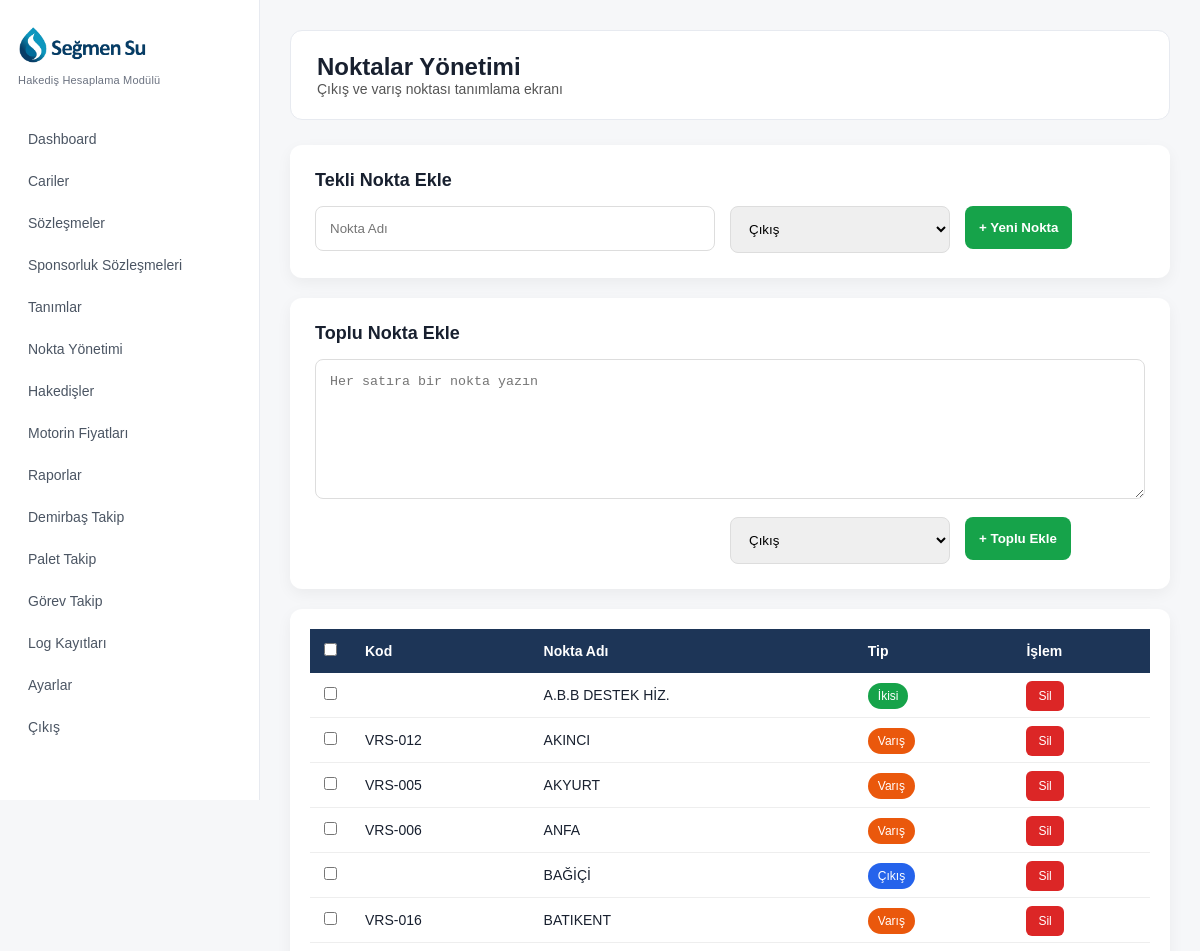
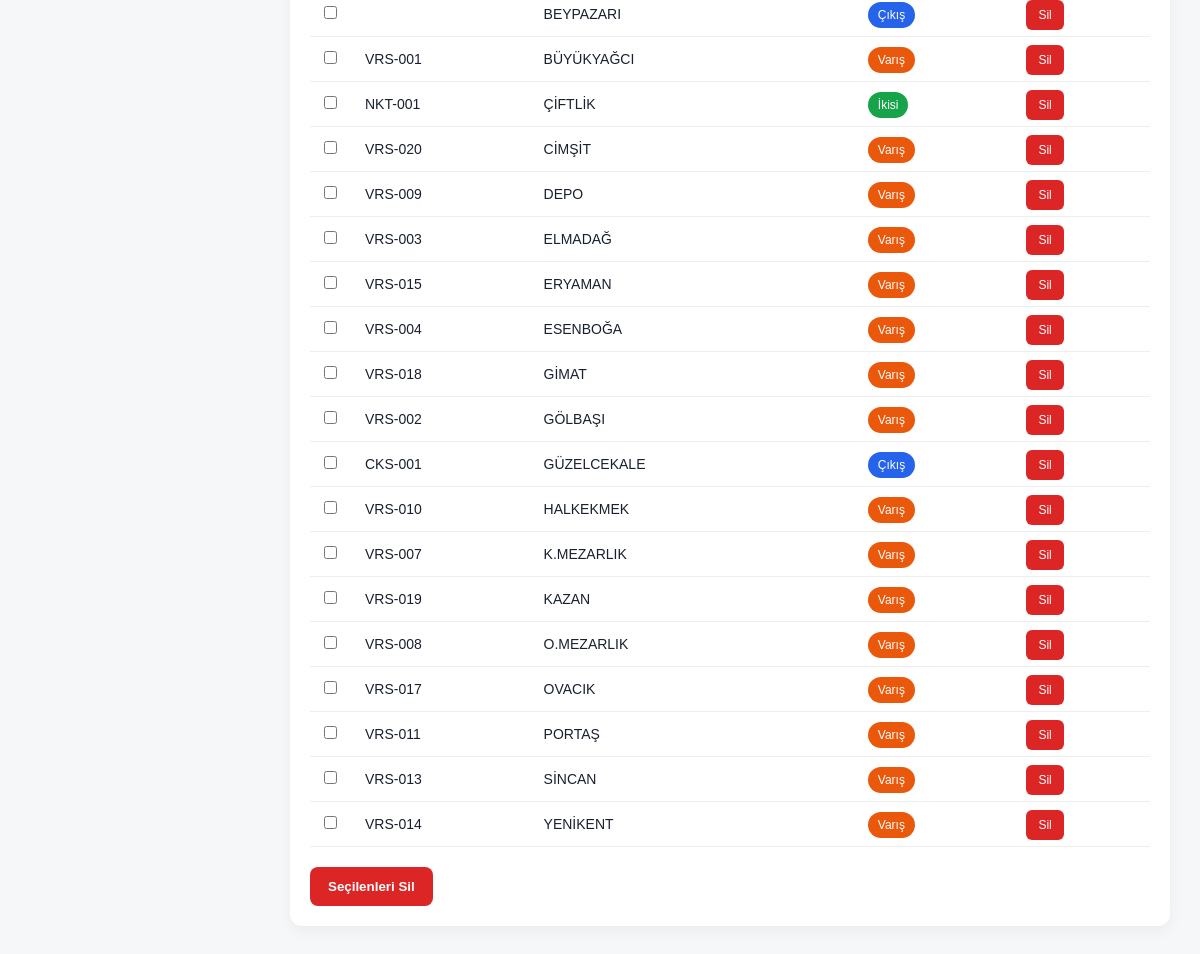
The app's page /noktalar.php (signed in) with its own data (2 pictures, top to bottom).
### tables this page shows
CREATE TABLE `noktalar` (
  `id` int(11) NOT NULL,
  `nokta_kodu` varchar(50) DEFAULT NULL,
  `nokta_adi` varchar(255) NOT NULL,
  `nokta_tipi` varchar(50) NOT NULL DEFAULT 'CIKIS',
  `tip` enum('cikis','varis','ikisi') DEFAULT 'ikisi',
  `aktif` tinyint(4) DEFAULT 1,
  `created_at` timestamp NOT NULL DEFAULT current_timestamp(),
  `durum` tinyint(1) NOT NULL DEFAULT 1
);

### noktalar.php (the view, shortened to what this page needs)
<?php
require_once __DIR__ . '/config/database.php';
$query = $db->query("
    SELECT *
    FROM noktalar
    ORDER BY nokta_adi ASC
");
$noktalar = $query->fetchAll(PDO::FETCH_ASSOC);
?>
<!DOCTYPE html>
<html lang="tr">
<head>
<link rel="stylesheet" href="assets/css/style.css">
</head>
<body>
<?php require_once __DIR__ . '/sidebar.php'; ?>
<div class="main">
    <div class="topbar">
        <h2>Noktalar Yönetimi</h2>
        <p>
            Çıkış ve varış noktası tanımlama ekranı
        </p>
    </div>
    <div class="form-box">
        <div class="section-title">
            Tekli Nokta Ekle
        </div>
        <form method="POST">
            <div class="form-row">
                <div>
                    <input
                        type="text"
                        name="nokta_adi"
                        placeholder="Nokta Adı"
                        required
                    >
                </div>
                <div>
                    <select name="tip">
                        <option value="cikis">
                            Çıkış
                        </option>
                    </select>
                </div>
                <div>
                    <button
                        type="submit"
                        name="ekle"
                    >
                        + Yeni Nokta
                    </button>
                </div>
            </div>
        </form>
    </div>
    <div class="form-box">
        <div class="section-title">
            Toplu Nokta Ekle
        </div>
        <form method="POST">
            <div style="margin-bottom:15px;">
                <textarea
                    name="toplu_noktalar"
                    placeholder="Her satıra bir nokta yazın"
                    required
                ></textarea>
            </div>
            <div class="form-row">
                <div></div>
                <div>
                    <select name="toplu_tip">
                        <option value="cikis">
                            Çıkış
                        </option>
                    </select>
                </div>
                <div>
                    <button
                        type="submit"
                        name="toplu_ekle"
                    >
                        + Toplu Ekle
                    </button>
                </div>
            </div>
        </form>
    </div>
    <div class="table-box">
        <form method="POST">
        <table>
            <thead>
                <tr>
                    <th width="40">
                        <input
                            type="checkbox"
                            onclick="
                                let c=document.querySelectorAll('.secim');
                                for(let i=0;i<c.length;i++){
                                    c[i].checked=this.checked;
                                }
                            "
                        >
                    </th>
                    <th>Kod</th>
                    <th>Nokta Adı</th>
                    <th>Tip</th>
                    <th>İşlem</th>
                </tr>
            </thead>
            <tbody>
            <?php foreach($noktalar as $nokta): ?>
                <tr>
                    <td>
                        <input
                            type="checkbox"
                            name="secili[]"
                            value="<?php echo $nokta['id']; ?>"
                            class="secim"
                        >
                    </td>
                    <td>
                        <?php echo $nokta['nokta_kodu']; ?>
                    </td>
                    <td>
                        <?php echo $nokta['nokta_adi']; ?>
                    </td>
                    <td>
                        <?php if($nokta['tip']=='cikis'): ?>
                            <span class="badge blue">
                                Çıkış
                            </span>
                        <?php elseif($nokta['tip']=='varis'): ?>
                            <span class="badge orange">
                                Varış
                            </span>
                        <?php else: ?>
                            <span class="badge green">
                                İkisi
                            </span>
                        <?php endif; ?>
                    </td>
                    <td>
                        <a
                            href="noktalar.php?sil=<?php echo $nokta['id']; ?>"
                            class="red-btn"
                            onclick="return confirm('Nokta silinsin mi?');"
                        >
                            Sil
                        </a>
                    </td>
                </tr>
            <?php endforeach; ?>
            </tbody>
        </table>
        <div style="margin-top:20px;">
            <button
                type="submit"
                name="toplu_sil"
                class="toplu-sil-btn"
                onclick="return confirm('Seçilen noktalar silinsin mi?');"
            >
                Seçilenleri Sil
            </button>
        </div>
        </form>
    </div>
</div>
</body>
</html>

### assets/css/style.css (style rules this page uses)
* { margin:0; padding:0; box-sizing:border-box; }
body { font-family:Arial, Helvetica, sans-serif; background:#f6f7f9; font-size:14px; color:#18202f; }
.main { margin-left:260px; padding:30px; }
.topbar { background:white; padding:22px 26px; border-radius:12px; border:1px solid #e7eaf0; box-shadow:none; margin-bottom:25px; }
.topbar h2 { font-size:24px; }
.topbar p { font-size:14px; color:#555; }

### noktalar.php (style rules this page uses)
.form-box { background:white; padding:25px; border-radius:12px; margin-bottom:20px; box-shadow:0 5px 15px rgba(0,0,0,.05); }
.form-row { display:grid; grid-template-columns:1fr 220px 180px; gap:15px; }
textarea { width:100%; min-height:140px; padding:14px; border:1px solid #ddd; border-radius:8px; resize:vertical; }
input, select { width:100%; padding:14px; border:1px solid #ddd; border-radius:8px; }
button { background:#16a34a; color:white; border:none; padding:14px; border-radius:8px; cursor:pointer; font-weight:bold; }
.table-box { background:white; padding:20px; border-radius:12px; box-shadow:0 5px 15px rgba(0,0,0,.05); }
table { width:100%; border-collapse:collapse; }
table th { background:#1d3557; color:white; padding:14px; text-align:left; }
table td { padding:14px; border-bottom:1px solid #eee; }
.badge { padding:6px 10px; border-radius:20px; color:white; font-size:12px; }
.blue { background:#2563eb; }
.orange { background:#ea580c; }
.green { background:#16a34a; }
.red-btn { background:#dc2626; color:white; padding:8px 12px; border-radius:6px; text-decoration:none; font-size:12px; }
.section-title { margin-bottom:15px; font-size:18px; font-weight:bold; }
.toplu-sil-btn { background:#dc2626; color:white; border:none; padding:12px 18px; border-radius:8px; cursor:pointer; font-weight:bold; }

### records on screen
noktalar: nokta_adi "A.B.B DESTEK HİZ.", tip "İkisi"
noktalar: nokta_kodu "VRS-012", nokta_adi "AKINCI", tip "Varış"
noktalar: nokta_kodu "VRS-005", nokta_adi "AKYURT", tip "Varış"
noktalar: nokta_kodu "VRS-006", nokta_adi "ANFA", tip "Varış"
noktalar: nokta_adi "BAĞİÇİ", tip "Çıkış"
noktalar: nokta_kodu "VRS-016", nokta_adi "BATIKENT", tip "Varış"
noktalar: nokta_adi "BEYPAZARI", tip "Çıkış"
noktalar: nokta_kodu "VRS-001", nokta_adi "BÜYÜKYAĞCI", tip "Varış"
noktalar: nokta_kodu "NKT-001", nokta_adi "ÇİFTLİK", tip "İkisi"
noktalar: nokta_kodu "VRS-020", nokta_adi "CİMŞİT", tip "Varış"
noktalar: nokta_kodu "VRS-009", nokta_adi "DEPO", tip "Varış"
noktalar: nokta_kodu "VRS-003", nokta_adi "ELMADAĞ", tip "Varış"
noktalar: nokta_kodu "VRS-015", nokta_adi "ERYAMAN", tip "Varış"
noktalar: nokta_kodu "VRS-004", nokta_adi "ESENBOĞA", tip "Varış"
noktalar: nokta_kodu "VRS-018", nokta_adi "GİMAT", tip "Varış"
noktalar: nokta_kodu "VRS-002", nokta_adi "GÖLBAŞI", tip "Varış"
noktalar: nokta_kodu "CKS-001", nokta_adi "GÜZELCEKALE", tip "Çıkış"
noktalar: nokta_kodu "VRS-010", nokta_adi "HALKEKMEK", tip "Varış"
noktalar: nokta_kodu "VRS-007", nokta_adi "K.MEZARLIK", tip "Varış"
noktalar: nokta_kodu "VRS-019", nokta_adi "KAZAN", tip "Varış"
noktalar: nokta_kodu "VRS-008", nokta_adi "O.MEZARLIK", tip "Varış"
noktalar: nokta_kodu "VRS-017", nokta_adi "OVACIK", tip "Varış"
noktalar: nokta_kodu "VRS-011", nokta_adi "PORTAŞ", tip "Varış"
noktalar: nokta_kodu "VRS-013", nokta_adi "SİNCAN", tip "Varış"
noktalar: nokta_kodu "VRS-014", nokta_adi "YENİKENT", tip "Varış"
